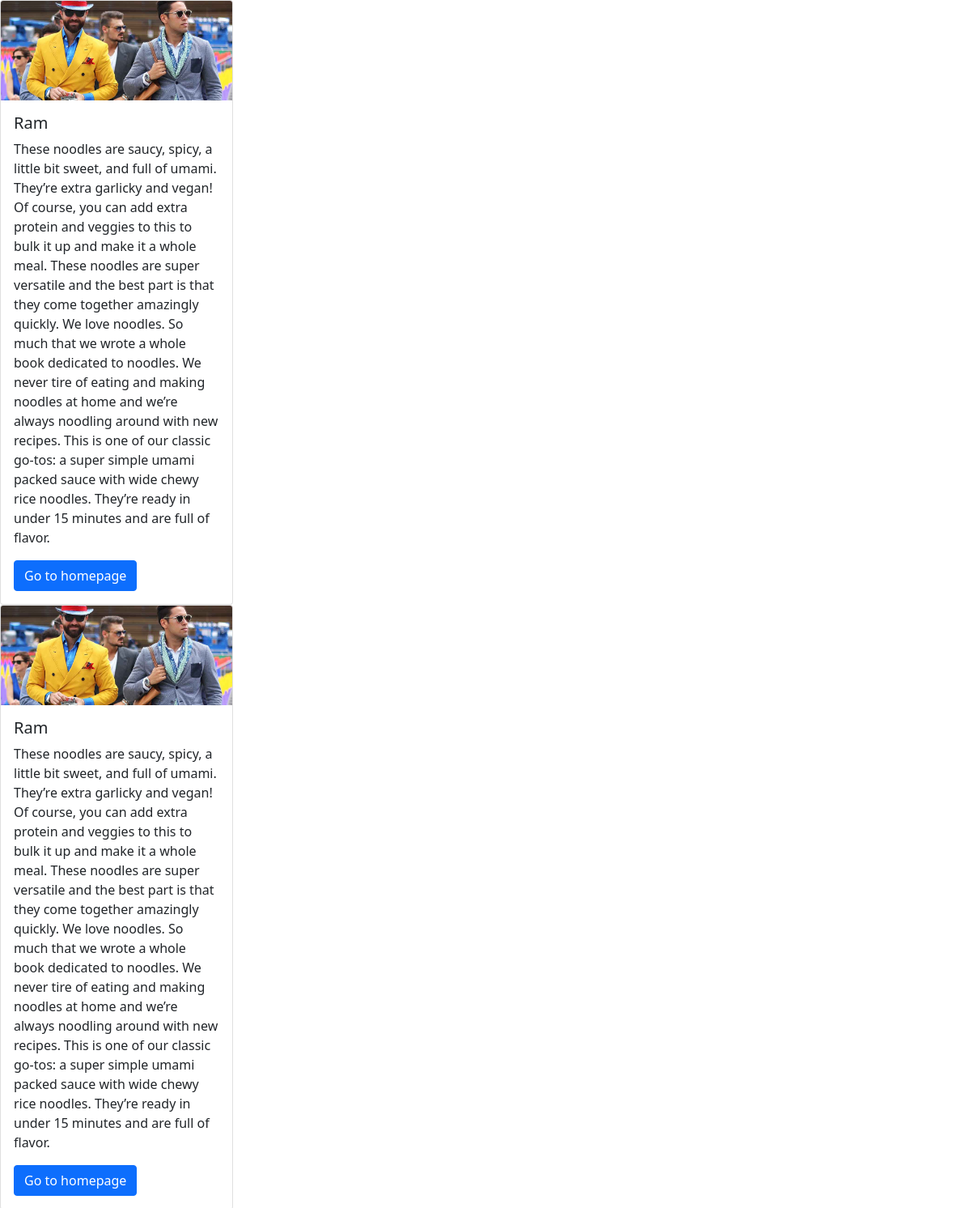
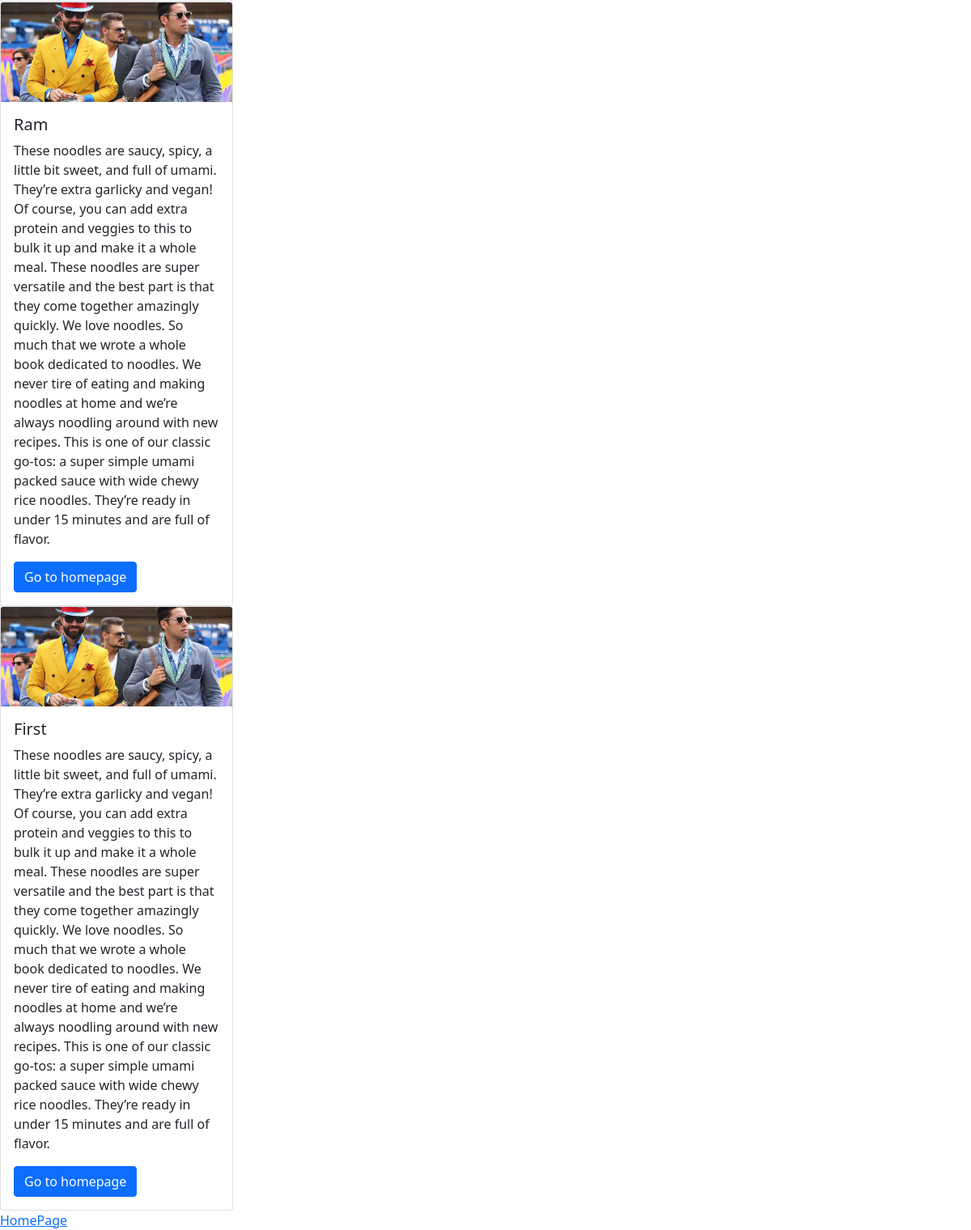
/accounts/profile/, run on the app's committed database (2 pictures, top to bottom).
### app/models.py (models this page shows)
class FormModel(models.Model):
    name = models.CharField(max_length=50,default='Ram')
    email = models.EmailField(max_length=254)
    age = models.IntegerField()
    address = models.CharField(max_length=50)

### app/views.py (the view)
# urls.py: path('profile/',views.PostView.as_view(),name="post")
class PostView(ListView):
    model = FormModel
    template_name = 'registration/profile.html'
    context_object_name = 'forms'

### app/templates/registration/profile.html (shortened to what this page needs)
<!DOCTYPE html>
<html lang="en">
<head>
    <link href="https://cdn.jsdelivr.net/npm/bootstrap@5.1.3/dist/css/bootstrap.min.css" rel="stylesheet">
</head>
<body>
    {% for form in forms %}
    <div class="card" style="width: 18rem;">
        <img class="card-img-top" src="images/carousel-1.jpg" alt="Card image cap">
        <div class="card-body">
          <h5 class="card-title">{{form.name}}</h5>
          <p class="card-text">These noodles are saucy, spicy, a little bit sweet, and full of umami. They’re extra garlicky and vegan! Of course, you can add extra protein and veggies to this to bulk it up and make it a whole meal. These noodles are super versatile and the best part is that they come together amazingly quickly.
            We love noodles. So much that we wrote a whole book dedicated to noodles. We never tire of eating and making noodles at home and we’re always noodling around with new recipes. This is one of our classic go-tos: a super simple umami packed sauce with wide chewy rice noodles. They’re ready in under 15 minutes and are full of flavor.</p>
          <a href="/" class="btn btn-primary">Go to homepage</a>
        </div>
      </div>
    {% endfor %}
    <a href="/">HomePage</a>
</body>
</html>

### data on the page
FormModel: name "Ram"
FormModel: name "Ram"
FormModel: name "Ram"
FormModel: name "First"
